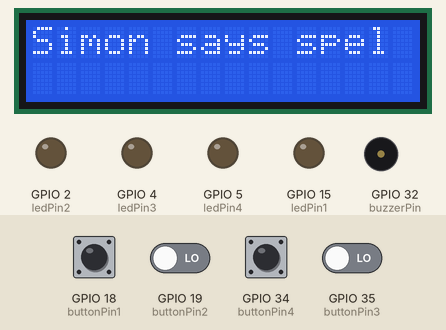
The sketch below on a simulated ESP32. Parts: 16×2 character LCD, output pins drawn as LEDs (lit = HIGH), buzzer (waves = sounding). The test bench sets the inputs (shaded band); at power-on: GPIO 18 (buttonPin1), GPIO 19 (buttonPin2), GPIO 34 (buttonPin4), GPIO 35 (buttonPin3) LOW. Random numbers use the default seed unless the sketch sets one; what the sketch prints to the serial monitor is not drawn.

Above: at 2.3 s.
2.4 s: GPIO 18 (buttonPin1) pulled HIGH for 0.15 s
At 3.2 s:
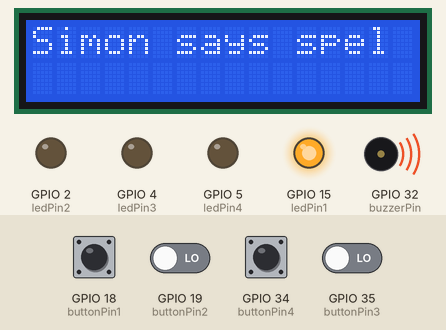
5.5 s: GPIO 34 (buttonPin4) pulled HIGH for 0.15 s
At 6.3 s:
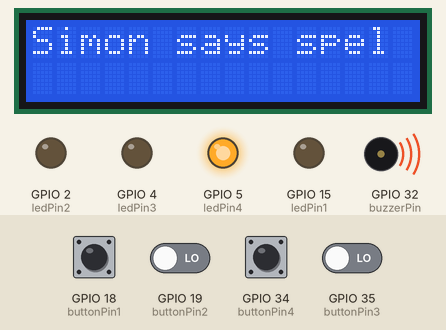
8.6 s: GPIO 18 (buttonPin1) driven HIGH and GPIO 19 (buttonPin2) driven HIGH and GPIO 34 (buttonPin4) driven HIGH and GPIO 35 (buttonPin3) driven HIGH
At 11.4 s:
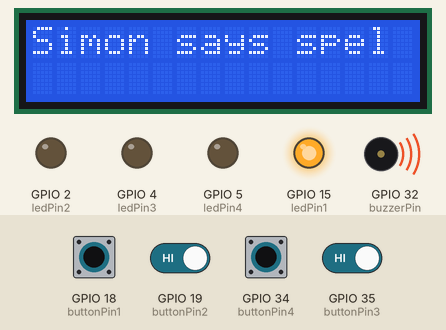
11.6 s: GPIO 19 (buttonPin2) driven LOW
14.6 s: GPIO 34 (buttonPin4) driven LOW
At 17.0 s:
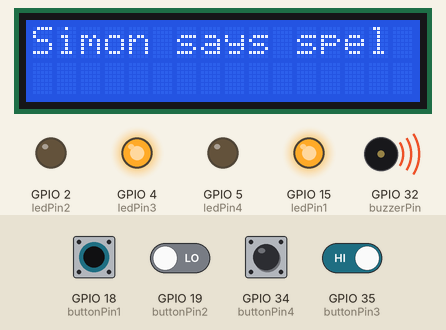
17.6 s: GPIO 18 (buttonPin1) driven LOW
At 20.1 s:
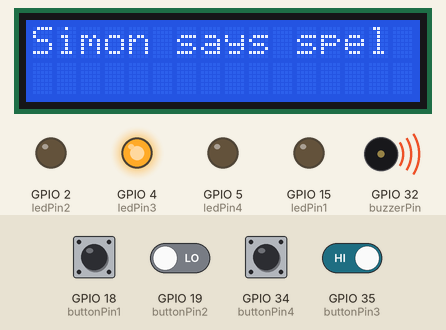
Timing chart, 0 to 21.6 s (numbered marks = the images above; inputs shaded):
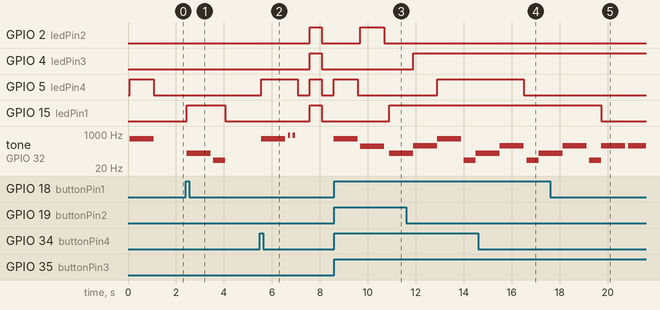

Measured:
- after the input at 2.4 s, GPIO 15 (ledPin1): LOW → HIGH after 0.05 s, → LOW 1.6 s later; tone on GPIO 32 (buzzerPin): silent → 110 Hz after 0.05 s, → silent 1.0 s later, → 49 Hz 0.11 s later, → silent 0.50 s later
- after the input at 5.5 s, GPIO 2 (ledPin2), GPIO 4 (ledPin3): LOW → HIGH after 2.1 s, → LOW 0.50 s later
- after the input at 8.6 s, GPIO 15 (ledPin1): LOW → HIGH after 2.3 s
- after the input at 14.6 s, GPIO 5 (ledPin4): HIGH → LOW after 1.9 s
- after the input at 17.6 s, GPIO 15 (ledPin1): HIGH → LOW after 2.1 s

The sketch:

SimonMain.ino
```cpp
#include "GameManager.hpp"
#include<LiquidCrystal_I2C.h>

int ledPin1 = 15;
int ledPin2 = 2;
int ledPin3 = 4;
int ledPin4 = 5;

int buttonPin1 = 18;
int buttonPin2 = 19;
int buttonPin3 = 35;
int buttonPin4 = 34;

int buzzerPin = 32;

// Location id in the theme park and max possible questions at the location, used for generating quiz codes.
// In actual implementation linked through networking
int deviceLocationId = 01;
int maxPossibleQuestions = 6;

// adress, columns, rows
LiquidCrystal_I2C lcd(0x27, 16, 2);

GameManager gameManager;

void setup() {
  Serial.begin(115200);
  Serial.println("Starting");

  // set the random seed for better randomness
  randomSeed(analogRead(13));

  // buzzer setup
  ledcSetup(0, 2E4, 8);
  ledcAttachPin(buzzerPin, 0);

  // lcd
  lcd.init();
  lcd.backlight();
  // show on the lcd that the game is running
  lcd.clear();
  lcd.print("Simon says spel");

  // pin setup
  pinMode(ledPin1, OUTPUT);
  pinMode(ledPin2, OUTPUT);
  pinMode(ledPin3, OUTPUT);
  pinMode(ledPin4, OUTPUT);
  pinMode(buttonPin1, INPUT);
  pinMode(buttonPin2, INPUT);
  pinMode(buttonPin3, INPUT);
  pinMode(buttonPin4, INPUT);

  gameManager.Start(ledPin1, ledPin2, ledPin3, ledPin4);
}

void loop() {
  // put your main code here, to run repeatedly:
  gameManager.RunGame(ledPin1, ledPin2, ledPin3, ledPin4, buttonPin1, buttonPin2, buttonPin3, buttonPin4, deviceLocationId, maxPossibleQuestions, lcd);
  delay(100);
}
```

Buzzer.cpp
```cpp
#include<Arduino.h>
#include "pitches.h"
#ifndef BUZZER_CPP
#define BUZZER_CPP
class Buzzer {
  public:
  // buzz to a frequency for a duration
  static void buzz(int freq, int duration) {
    ledcWriteTone(0, freq);
    delay(duration);
    ledcWriteTone(0,0);
  }

  // standard error buzz
  static void buzzError() {
    buzz(NOTE_G1, 500);
  }

  // standard positive user feedback buzz
  static void buzzPositive() {
    buzz(NOTE_A5, 100);
    delay(100);
    buzz(NOTE_A5, 100);
    delay(100);
  }

  // buzz a note corresponding to a given led number
  static void ledSound(int ledNum, int delayTime) {
    if (ledNum == 1) {
      buzz(NOTE_A2, delayTime);
    } else if (ledNum == 2) {
      buzz(NOTE_B3, delayTime);
    } else if (ledNum == 3) {
      buzz(NOTE_C4, delayTime);
    } else if (ledNum == 4) {
      buzz(NOTE_D5, delayTime);
    }
  }
};
#endif
```

GameManager.cpp
```cpp
#include <Arduino.h>
#include "Buzzer.cpp"
#include "GameManager.hpp"
#include "pitches.h"
#include "Led.cpp"
#include <sstream>

 GameManager::GameManager() {
 }

  void GameManager::Start(int ledPin1, int ledPin2, int ledPin3, int ledPin4) {
    sequence.StartSequence(ledPin1, ledPin2, ledPin3, ledPin4);
  }

 void GameManager::RunGame(int ledPin1, int ledPin2, int ledPin3, int ledPin4, int buttonPin1, int buttonPin2, int buttonPin3, int buttonPin4, int deviceLocationId, int maxPossibleQuestions, LiquidCrystal_I2C lcd) {
   CheckPlayerInput(ledPin1, ledPin2, ledPin3, ledPin4, buttonPin1, buttonPin2, buttonPin3, buttonPin4, deviceLocationId, maxPossibleQuestions, lcd);
   ShowProgress(lcd);
 }

 void GameManager::CheckPlayerInput(int ledPin1, int ledPin2, int ledPin3, int ledPin4, int buttonPin1, int buttonPin2, int buttonPin3, int buttonPin4, int deviceLocationId, int maxPossibleQuestions, LiquidCrystal_I2C lcd) {
    // first check if the input is already equal to the sequence
    if (sequence.isInputEqualToSequence(playerInput)) {
      // buzz to say the user did something right
      Buzzer::buzzPositive();

      // clear the player input, make the leds all blink and set a delay in before the program can resume
      Serial.println("Player input matched the sequence");
      ClearPlayerInput();
      // make all the leds blink simultaneously to indicate correct input
      sequence.ResetBlinkAll(ledPin1, ledPin2, ledPin3, ledPin4);
      delay(500);
      sequence.BlinkAll(ledPin1, ledPin2, ledPin3, ledPin4);
      delay(500);
      sequence.ResetBlinkAll(ledPin1, ledPin2, ledPin3, ledPin4);
      delay(500);

      // then check if this correct sequence was the final one
      if (sequence.getProgress() == sequence.getSize()) {
        // Show the quiz code
        ShowQuizCode(deviceLocationId, maxPossibleQuestions, lcd);

        // reset the sequence and player input
        sequence.Reset(lcd);
        ClearPlayerInput();

        // start the new sequence
        sequence.StartSequence(ledPin1, ledPin2, ledPin3, ledPin4);
      } else {
        // if the sequence isn't complete yet, start it again with an increased length
        sequence.StartSequence(ledPin1, ledPin2, ledPin3, ledPin4);
      }

    } else {
      // if the sequence isn't equal then read new inputs
      if (playerProgress >= sequence.getProgress()) {
        // buzz to say the user entered a wrong sequence
        Buzzer::buzzError();

        Serial.print("Resetting player progress at progress: ");
        Serial.print(playerProgress);
        Serial.print(" and sequence progress: ");
        Serial.println(sequence.getProgress());
        ClearPlayerInput();
      }

      // check if any button is pressed
      if(digitalRead(buttonPin1) == HIGH){
        PressedButton(1, ledPin1);
      } else {
          Led::setValue(ledPin1, false, 1, 0);
      }

      if(digitalRead(buttonPin2) == HIGH){
        PressedButton(2, ledPin2);
      } else {
        Led::setValue(ledPin2, false, 2, 0);
      }

      if(digitalRead(buttonPin3) == HIGH){
        PressedButton(3, ledPin3);
      } else {
        Led::setValue(ledPin3, false, 3, 0);
      }

      if(digitalRead(buttonPin4) == HIGH){
        PressedButton(4, ledPin4);
      } else {
        Led::setValue(ledPin4, false, 4, 0);
      }
    }
 }

void GameManager::PressedButton(int button, int ledPin) {
  Serial.print("Pressed button ");
  Serial.println(button);
  playerInput[playerProgress] = button - 1;
  playerProgress++;
  Led::setValue(ledPin, true, button, 1000);
}

 String GameManager::GenerateQuizCode(int deviceLocationId, int maxPossibleQuestions) {
  // get a random code between 0 and (maxPossibleQuestions - 1)
  int code = random(maxPossibleQuestions);

  String s = "";
  if (deviceLocationId < 10) s = s + "0";
  s = s + deviceLocationId;
  if (code < 10) s = s + "0";
  s = s + code;

  return s;
 }

 void GameManager::ShowQuizCode(int deviceLocationId, int maxPossibleQuestions, LiquidCrystal_I2C lcd) {
  // generate the code
    String quizCode = GenerateQuizCode(deviceLocationId, maxPossibleQuestions);
    Serial.print("Generated code: ");
    Serial.println(quizCode);
    // show the code
    lcd.clear();
    lcd.print("Quiz code:");
    lcd.print(quizCode);
    Serial.println("Showing quiz code and locking the minigame");
    delay(10000);
    lcd.clear();
    Serial.println("Done showing the quiz code");
 }

 void GameManager::ClearPlayerInput() {
  for (int i = 0; i < 5; i++) {
    playerInput[i] = -1;
  }
  playerProgress = 0;
 }

  // show user progress on the lcd
 void GameManager::ShowProgress(LiquidCrystal_I2C lcd) {
  Serial.println("Showing on lcd player progress");
  // show progress
  lcd.setCursor(0,1);
  lcd.print(playerProgress);
  lcd.print("/");
  lcd.print(sequence.getProgress());
  // show how many sequences are necessary
  lcd.print(" (van de ");
  lcd.print(sequence.getSize());
  lcd.print(")");
  lcd.setCursor(0,0);
 }
```

GameManager.hpp
```cpp
// header for GameManager
#include<LiquidCrystal_I2C.h>
#include "Sequence.cpp"
#ifndef GAMEMANAGER_HPP
#define GAMEMANAGER_HPP
class GameManager {
  private:
//    Led leds[4];
//    Button buttons[4];
int ledPin1;
int ledPin2;
int ledPin3;
int ledPin4;

int buttonPin1;
int buttonPin2;
int buttonPin3;
int buttonPin4;
    int quizCode;
    int playerProgress;
    int playerInput[5];
    Sequence sequence;
    void CheckPlayerInput(int ledPin1, int ledPin2, int ledPin3, int ledPin4, int buttonPin1, int buttonPin2, int buttonPin3, int buttonPin4, int deviceLocationId, int maxPossibleQuestions, LiquidCrystal_I2C lcd);
    void ClearPlayerInput();
    void PressedButton(int button, int ledPin);
    String GenerateQuizCode(int deviceLocationId, int maxPossibleQuestions);
    void ShowQuizCode(int deviceLocationId, int maxPossibleQuestions, LiquidCrystal_I2C lcd);
  public:
    void Start(int ledPin1, int ledPin2, int ledPin3, int ledPin4);
    void RunGame(int ledPin1, int ledPin2, int ledPin3, int ledPin4, int buttonPin1, int buttonPin2, int buttonPin3, int buttonPin4, int deviceLocationId, int maxPossibleQuestions, LiquidCrystal_I2C lcd);
    void ShowProgress(LiquidCrystal_I2C lcd);
    GameManager();
};
#endif
```

Led.cpp
```cpp
#include<Arduino.h>
#include "Buzzer.cpp"
#ifndef LED_CPP
#define LED_CPP
class Led {
  public:
  // set tje govem ledpin to a be on or off according to the given bool for a time
  static void setValue(int pin, bool val, int ledNum, int delayTime) {
    digitalWrite(pin, val);

    // if it's being turned on, also make a sound with it
    if (val) {
      // includes delay
      Buzzer::ledSound(ledNum, delayTime);
    } else {
      // if not then do the delay here
      delay(delayTime);
    }
  }
};
#endif
```

Sequence.cpp
```cpp
#include <Arduino.h>
#include<LiquidCrystal_I2C.h>
#include "Led.cpp"
#ifndef SEQUENCE_CPP
#define SEQUENCE_CPP
  class Sequence {
    private:
      int numberOrderArray[5];
      int progress;

      // generate a random sequence to follow
      void GenerateSequence() {
        Serial.print("Sequence: ");
        for (int i = 0; i < 5; i++) {
          numberOrderArray[i] = random(4);
          Serial.print(numberOrderArray[i]);
          Serial.print(" ");
        }

        Serial.println("");
      }

    public:
      Sequence() {
        GenerateSequence();
        progress = 0;
      }

      // Start showing the current sequence progress
      void StartSequence(int ledPin1, int ledPin2, int ledPin3, int ledPin4) {
        Serial.println("Playing a sequence");
          for (int i = 0; i <= progress; i++) {
            Serial.print("Showing sequence part ");
            Serial.print(i);
            Serial.print(" Of ");
            Serial.print(progress);

            int delayTime = 1000;

            if (numberOrderArray[i] == 0) {
              Led::setValue(ledPin1, true, 1, delayTime);
              Serial.println(", showed led 1");
            }
            if (numberOrderArray[i] == 1) {
              Led::setValue(ledPin2, true, 2, delayTime);
              Serial.println(", showed led 2");
            }
            if (numberOrderArray[i] == 2) {
              Led::setValue(ledPin3, true, 3, delayTime);
              Serial.println(", showed led 3");
            }
            if (numberOrderArray[i] == 3) {
              Led::setValue(ledPin4, true, 4, delayTime);
              Serial.println(", showed led 4");
            }

            // give a small delay before turning the leds off and starting the new led
            ResetBlinkAll(ledPin1, ledPin2, ledPin3, ledPin4);
            // small delay in the case of two leds being subsequent in the sequence, without it would overlap and not be distinct
            delay(100);
          }
          progress++;
      }

      boolean isInputEqualToSequence(int input[5]) {
        for (int i = 0; i < progress; i++) {
          if (input[i] != numberOrderArray[i]) return false;
        }
        return true;
      }

      void BlinkAll(int ledPin1, int ledPin2, int ledPin3, int ledPin4) {
          Led::setValue(ledPin1, true, 1, 0);
          Led::setValue(ledPin2, true, 2, 0);
          Led::setValue(ledPin3, true, 3, 0);
          Led::setValue(ledPin4, true, 4, 0);
      }

      void ResetBlinkAll(int ledPin1, int ledPin2, int ledPin3, int ledPin4) {
        Led::setValue(ledPin1, false, 1, 0);
          Led::setValue(ledPin2, false, 2, 0);
          Led::setValue(ledPin3, false, 3, 0);
          Led::setValue(ledPin4, false, 4, 0);
      }

      int getProgress() {
        return progress;
      }

      int getSize() {
        return sizeof(numberOrderArray)/sizeof(*numberOrderArray);
      }

      // reset the sequence and generate a new one
      void Reset(LiquidCrystal_I2C lcd) {
        GenerateSequence();
        progress = 0;

        // show on the lcd that the game is running
        lcd.clear();
        lcd.print("Simon says spel");
      }
  };
#endif
```

pitches.h
```cpp
/*************************************************
   Public Constants
 *************************************************/

#define NOTE_B0  31
#define NOTE_C1  33
#define NOTE_CS1 35
#define NOTE_D1  37
#define NOTE_DS1 39
#define NOTE_E1  41
#define NOTE_F1  44
#define NOTE_FS1 46
#define NOTE_G1  49
#define NOTE_GS1 52
#define NOTE_A1  55
#define NOTE_AS1 58
#define NOTE_B1  62
#define NOTE_C2  65
#define NOTE_CS2 69
#define NOTE_D2  73
#define NOTE_DS2 78
#define NOTE_E2  82
#define NOTE_F2  87
#define NOTE_FS2 93
#define NOTE_G2  98
#define NOTE_GS2 104
#define NOTE_A2  110
#define NOTE_AS2 117
#define NOTE_B2  123
#define NOTE_C3  131
#define NOTE_CS3 139
#define NOTE_D3  147
#define NOTE_DS3 156
#define NOTE_E3  165
#define NOTE_F3  175
#define NOTE_FS3 185
#define NOTE_G3  196
#define NOTE_GS3 208
#define NOTE_A3  220
#define NOTE_AS3 233
#define NOTE_B3  247
#define NOTE_C4  262
#define NOTE_CS4 277
#define NOTE_D4  294
#define NOTE_DS4 311
#define NOTE_E4  330
#define NOTE_F4  349
#define NOTE_FS4 370
#define NOTE_G4  392
#define NOTE_GS4 415
#define NOTE_A4  440
#define NOTE_AS4 466
#define NOTE_B4  494
#define NOTE_C5  523
#define NOTE_CS5 554
#define NOTE_D5  587
#define NOTE_DS5 622
#define NOTE_E5  659
#define NOTE_F5  698
#define NOTE_FS5 740
#define NOTE_G5  784
#define NOTE_GS5 831
#define NOTE_A5  880
#define NOTE_AS5 932
#define NOTE_B5  988
#define NOTE_C6  1047
#define NOTE_CS6 1109
#define NOTE_D6  1175
#define NOTE_DS6 1245
#define NOTE_E6  1319
#define NOTE_F6  1397
#define NOTE_FS6 1480
#define NOTE_G6  1568
#define NOTE_GS6 1661
#define NOTE_A6  1760
#define NOTE_AS6 1865
#define NOTE_B6  1976
#define NOTE_C7  2093
#define NOTE_CS7 2217
#define NOTE_D7  2349
#define NOTE_DS7 2489
#define NOTE_E7  2637
#define NOTE_F7  2794
#define NOTE_FS7 2960
#define NOTE_G7  3136
#define NOTE_GS7 3322
#define NOTE_A7  3520
#define NOTE_AS7 3729
#define NOTE_B7  3951
#define NOTE_C8  4186
#define NOTE_CS8 4435
#define NOTE_D8  4699
#define NOTE_DS8 4978
```
